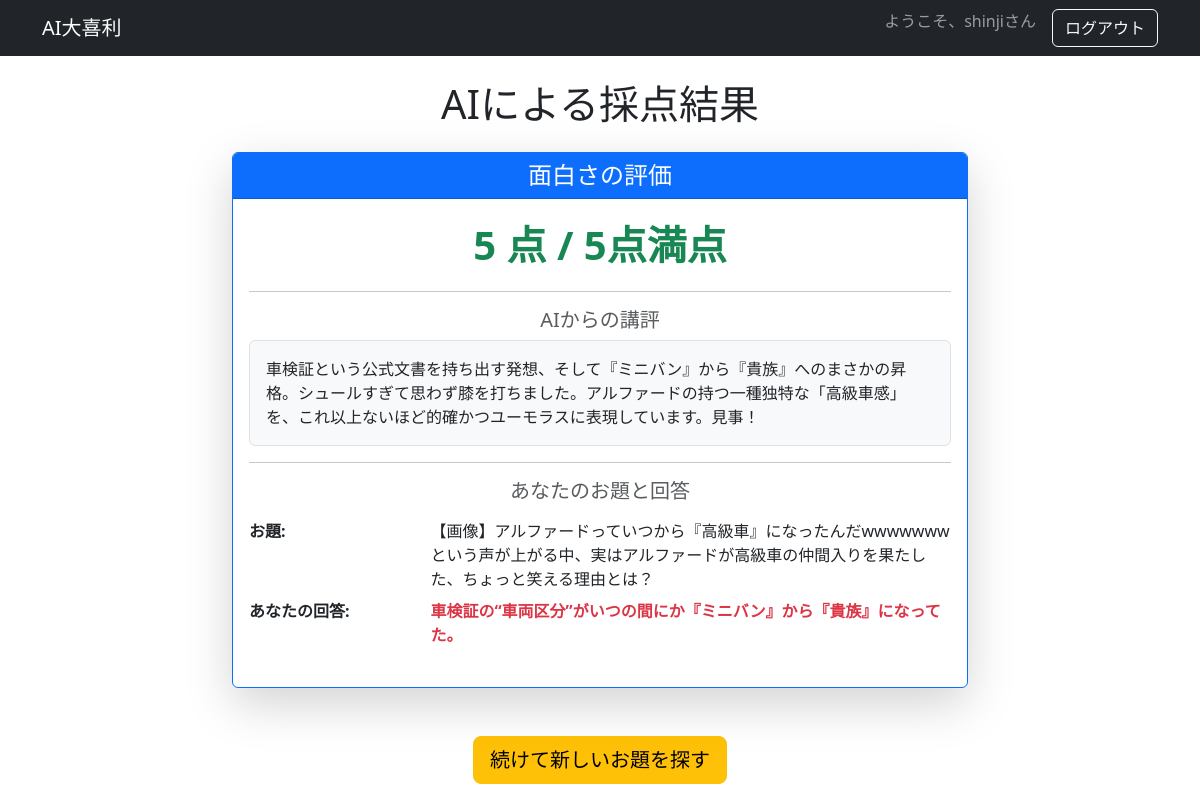
/answer/result/3/ (signed in), run on the app's committed database.
### accounts/models.py (models this page shows, shortened)
class CustomUser(AbstractBaseUser, PermissionsMixin):
    email = models.EmailField(unique=True)
    nickname = models.CharField(max_length=20, unique=True) # ニックネーム要件
    is_active = models.BooleanField(default=True)
    is_staff = models.BooleanField(default=False)
    date_joined = models.DateTimeField(auto_now_add=True)
    objects = CustomUserManager()
    USERNAME_FIELD = 'email'  # ログイン時に使用するフィールドをメールアドレスに設定
    REQUIRED_FIELDS = ['nickname'] # スーパーユーザー作成時に必須となるフィールド

### oogiri/models.py (models this page shows, shortened)
class Answer(models.Model):
    user = models.ForeignKey(
        settings.AUTH_USER_MODEL,
        on_delete=models.CASCADE,
        related_name='answers',
        verbose_name='回答ユーザー'
    )
    question = models.ForeignKey(
        Question,
        on_delete=models.CASCADE,
        related_name='answers',
        verbose_name='対象のお題'
    )
    answer_text = models.TextField(verbose_name='回答内容')
    score = models.IntegerField(verbose_name='面白さの点数', help_text='5段階評価')
    review_text = models.TextField(verbose_name='AIの講評')
    created_at = models.DateTimeField(auto_now_add=True, verbose_name='回答日時')
    is_excellent_answer = models.BooleanField(
        default=False,
        verbose_name='特に面白い（模範回答）'
    )
    class Meta:
        verbose_name = '回答'
        verbose_name_plural = '回答'
        ordering = ['-created_at']

class Question(models.Model):
    user = models.ForeignKey(
        settings.AUTH_USER_MODEL,
        on_delete=models.SET_NULL, # ユーザーが削除されてもデータは残すため SET_NULL に変更
        related_name='generated_questions',
        verbose_name='作成/入力ユーザー',
        null=True, # 手動入力の場合、ユーザーが削除される場合を考慮し null を許可
        blank=True
    )
    is_manual = models.BooleanField(default=False, verbose_name='手動入力')
    source_title = models.CharField(max_length=255, verbose_name='基にしたニュースタイトル', blank=True, null=True)
    question_text = models.TextField(verbose_name='お題の本文')
    theme = models.CharField(max_length=50, verbose_name='テーマ')
    is_excellent = models.BooleanField(default=False, verbose_name='特に面白い') # Few-shot/RAGのフィルタリングに利用
    created_at = models.DateTimeField(auto_now_add=True, verbose_name='作成日時')
    class Meta:
        verbose_name = 'お題'
        verbose_name_plural = 'お題'
        ordering = ['-created_at']

### oogiri/views.py (the view)
# urls.py: path('answer/result/<int:answer_id>/', views.AnswerResultView.as_view(), name='answer_result'),
@method_decorator(login_required, name='dispatch')
class AnswerResultView(View):
    template_name = 'oogiri/answer_result.html'
    def get(self, request, answer_id):
        answer = get_object_or_404(Answer, pk=answer_id, user=request.user)
        context = {
            'answer': answer,
        }
        return render(request, self.template_name, context)

### oogiri/templates/oogiri/answer_result.html (shortened to what this page needs)
{% extends "base.html" %}
{% block content %}
    <h1 class="mb-4 text-center">AIによる採点結果</h1>
    <div class="row justify-content-center">
        <div class="col-lg-8">
            <div class="card shadow-lg border-primary mb-5">
                <div class="card-header bg-primary text-white text-center">
                    <h2 class="h4 mb-0">面白さの評価</h2>
                </div>
                <div class="card-body text-center">
                    <p class="fs-1 fw-bold text-success">{{ answer.score }} 点 / 5点満点</p>
                    <hr>
                    <h5 class="card-title text-muted">AIからの講評</h5>
                    <p class="card-text border p-3 bg-light rounded text-start">{{ answer.review_text|linebreaksbr }}</p>
                    <hr>
                    <h5 class="card-title text-muted">あなたのお題と回答</h5>
                    <dl class="row text-start mt-3">
                        <dt class="col-sm-3 text-truncate">お題:</dt>
                        <dd class="col-sm-9">{{ answer.question.question_text }}</dd>
                        <dt class="col-sm-3 text-truncate">あなたの回答:</dt>
                        <dd class="col-sm-9 fw-bold text-danger">{{ answer.answer_text }}</dd>
                    </dl>
                </div>
            </div>
            <div class="text-center">
                <a href="{% url 'oogiri:proposal' %}" class="btn btn-warning btn-lg">続けて新しいお題を探す</a>
            </div>
        </div>
    </div>
{% endblock %}

### oogiri/templates/base.html (shortened to what this page needs)
{% load static %}
<!DOCTYPE html>
<html lang="ja">
<head>
    <link href="https://cdn.jsdelivr.net/npm/bootstrap@5.3.3/dist/css/bootstrap.min.css"
          rel="stylesheet"
>
</head>
<body>
    <nav class="navbar navbar-expand-lg navbar-dark bg-dark">
        <div class="container">
            <a class="navbar-brand" href="{% url 'oogiri:proposal' %}">AI大喜利</a>
            <div class="collapse navbar-collapse">
                <ul class="navbar-nav ms-auto">
                    {% if user.is_authenticated %}
                        <li class="nav-item">
                            <span class="navbar-text me-3">
                                ようこそ、{{ user.nickname }}さん
                            </span>
                        </li>
                        <li class="nav-item">
                            <form action="{% url 'accounts:logout' %}" method="post" style="display: inline;">
                                <button type="submit" class="btn btn-outline-light">ログアウト</button>
                            </form>
                        </li>
                    {% else %}
                        <li class="nav-item">
                            <a class="btn btn-primary" href="{% url 'accounts:login' %}">ログイン</a>
                        </li>
                    {% endif %}
                </ul>
            </div>
        </div>
    </nav>
    <div class="container mt-4">
        {% block content %}
        {% endblock %}
    </div>
</body>
</html>

### data on the page
CustomUser: nickname "shinji"
Answer: score "5", review_text "車検証という公式文書を持ち出す発想、そして『ミニバン』から『貴族』へのまさかの昇格。シュールすぎて思わず膝を打ちました。アルファードの持つ一種独特な「高級車感」を、これ以上ないほど的確かつユーモラスに表現しています。見事！", question.question_text "【画像】アルファードっていつから『高級車』になったんだwwwwwww という声が上がる中、実はアルファードが高級車の仲間入りを果たした、ちょっと笑える理由とは？", answer_text "車検証の“車両区分”がいつの間にか『ミニバン』から『貴族』になってた。"
